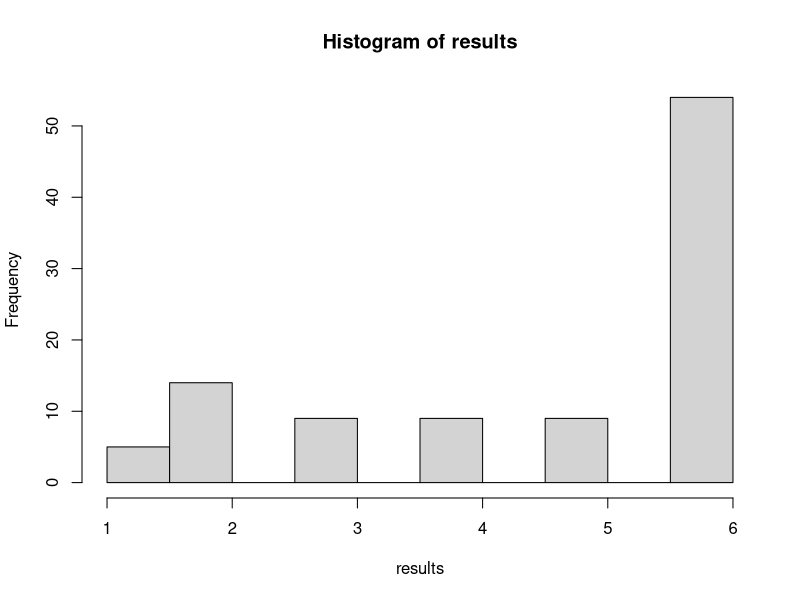

Write R code to recreate this figure.
#Comment

a=5
b=4
c=a+b
print(paste0(c))

#In this subject single # means a comment, double ## means a result

#Exercise
D = 1000
k = 5
h = 0.25

Q = sqrt((2 * D * k)/(h))
print(paste0(Q))

#Creating objects, same as declaring with =
R <- 50
print(paste0(R))

countto <- 1:14
print(paste0(countto))

#R is case sensitive
A <- 35

#Arrays with different lengths
vector1 <- c(5,9,3)
vector2 <- c(10,11,12,13,14,15)

result <- array(c(vector1,vector2),dim = c(3,3,2))
print(result)

#Typing "mtcars" into the console will create a list of cars with their specs

#Typing "history()" into console will open up the history tab on the top right

#Rounding up numbers 
rounded_number <- round(5.643543)
print(rounded_number)

#Square root
square_rooted_number <- sqrt(16)
print(square_rooted_number)

#Mean value and rounding up or down to closest whole number
num_range <- 1:10
mean_num_range <- mean(num_range)
print(mean_num_range)
print(round(mean_num_range))

#Rounding up numbers, but with decimal place control
rounded_number_2 <- round(7.6947596, digit = 2)
print(rounded_number_2)

#Generate random numbers, with certain sizes (number of rolls), also printing the sum of the numbers
  #"replace = TRUE" is a must in this function
dice = sample(1:6, size = 3, replace = TRUE)
print(dice)
print(sum(dice))

#Functions in R. It contains a name, body of code, and set of arguments
  #Dice with function example
roll <- function() {
  faces <- 1:6
  dice <- sample(faces, size = 3, replace = TRUE)
  #print("role", sum(dice)) #Commented out because I needed a comment on the printed line
  print(paste0("role: ", sum(dice)))
}

#Calling the function roll
roll()

#Functions with an input global value
roll2 <- function(faces) {
  dice <- sample(faces, size = 3, replace = TRUE)
  #print(sum(dice))
  print(paste0("role2 (custom global input): ", sum(dice)))
}
#Calling function roll2, with global input
roll2(faces = 1:6)

#Functions with already inputed global value
roll3 <- function(faces = 1:6) {
  dice <- sample(faces, size = 4, replace = TRUE)
  print(paste0("role3: ", sum(dice)))
}
roll3()

#Functions with multiple global input value
roll4 <- function(faces, size){
  dice <- sample(faces, size, replace = TRUE)
  print(paste0("role4 (multiple input): ", sum(dice)))
}
roll4(faces = 1:6, size = 3)

#Alternative
roll5 <- function(faces, number_of_dice){
  dice <- sample(faces, size = number_of_dice, replace = TRUE)
  print(paste0("role5 (multiple input): ", sum(dice)))
}
roll5(faces = 1:6, number_of_dice = 3)

#Typing "?..." into the console to any function will give the documentation of the function
  #example "?sample", will give documentation of "sample"
#Or type "??log" to display all functions

#or typing "example(function_name)" will give an example in the console


#JUST FOR SPACING IN THE CONSOLE PRINT
cat("\n\nSpacing-------------------------------------------------\n\n\n")

#Vectors in R
vector1 <- c(1/6, 1/6, 1/6, 1/6, 1/6, 1/6)
print(paste0("vector1: ", vector1))

cat("\n\nSpacing-------------------------------------------------\n\n\n")


#Rolling 100 times, with a bigger (50%) bias weight to the 6th value of the dice
  #in "sample" function, there is a probability bias weight
roll6 <- function(faces, number_of_dice){
  dice <- sample(faces, size = number_of_dice, replace = TRUE, prob = c(0.1, 0.1, 0.1, 0.1, 0.1, 0.5))
  sum(dice)
}
#Replicating the results of the roll6 function 100 times, and then plotting the result
results <- replicate(n = 100, expr = roll6(faces = 1:6, number_of_dice = 1), simplify=TRUE)
hist(results) #Plot into a graph




